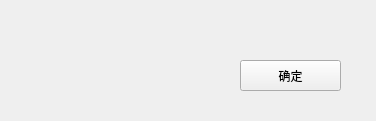
<?xml version="1.0" encoding="UTF-8"?>
<ui version="4.0">
 <class>AboutDialog</class>
 <widget class="QWidget" name="AboutDialog">
  <property name="geometry">
   <rect>
    <x>0</x>
    <y>0</y>
    <width>376</width>
    <height>121</height>
   </rect>
  </property>
  <property name="windowTitle">
   <string>关于GxMultiCam</string>
  </property>
  <widget class="QLabel" name="VersionLabel">
   <property name="geometry">
    <rect>
     <x>30</x>
     <y>20</y>
     <width>191</width>
     <height>41</height>
    </rect>
   </property>
   <property name="text">
    <string/>
   </property>
  </widget>
  <widget class="QLabel" name="CopyrightLabel">
   <property name="geometry">
    <rect>
     <x>30</x>
     <y>60</y>
     <width>191</width>
     <height>41</height>
    </rect>
   </property>
   <property name="text">
    <string/>
   </property>
  </widget>
  <widget class="QPushButton" name="pushButtonok">
   <property name="geometry">
    <rect>
     <x>240</x>
     <y>60</y>
     <width>101</width>
     <height>31</height>
    </rect>
   </property>
   <property name="text">
    <string>确定</string>
   </property>
  </widget>
 </widget>
 <resources/>
 <connections/>
</ui>
